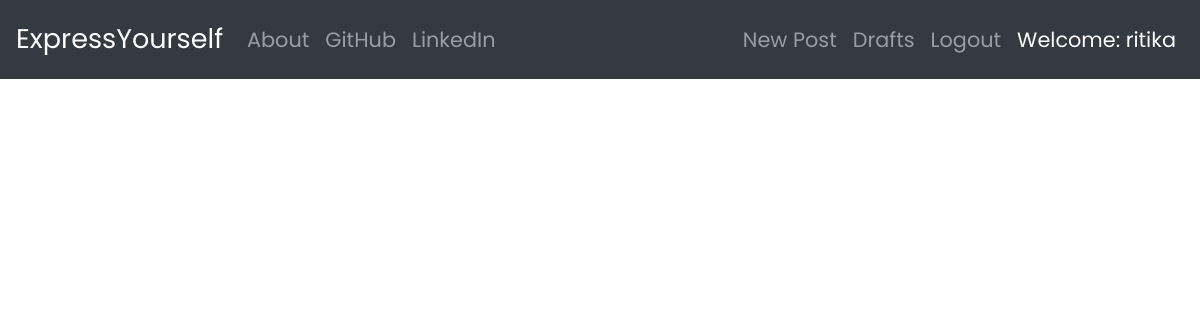
Before: / (signed in) with the older database file.
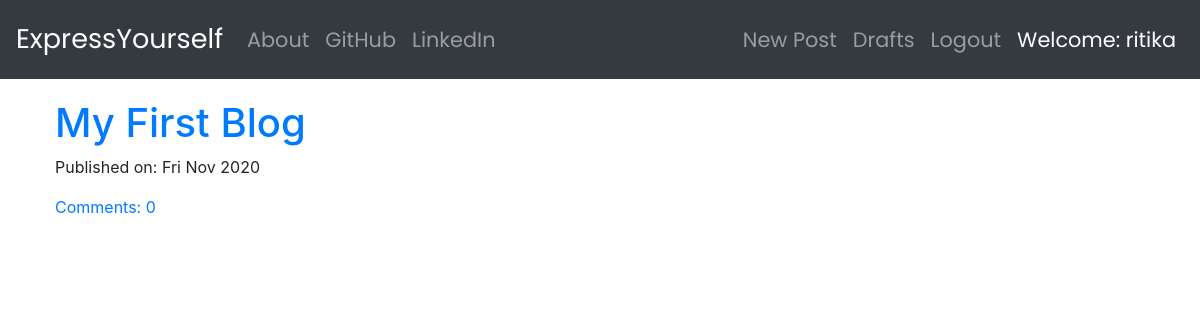
After: the same page with the newer database file.
### blog/models.py (models this page shows, shortened)
class Post(models.Model):
    author = models.ForeignKey('auth.User', on_delete=models.CASCADE) # superuser will eventually become author
    title = models.CharField(max_length=200)
    text = models.TextField()
    create_date = models.DateTimeField(default = timezone.now)
    published_date = models.DateTimeField(blank=True,null=True)
    def approve_comments(self):
        return self.comments.filter(approved_comment = True) # it says that show all the comments under the respective post that are set to True (approved)

### blog/views.py (the view)
# urls.py: path('', views.PostListView.as_view(), name='post_list'),
class PostListView(ListView):
    model = Post
    def get_queryset(self): # this method allows us to use Django's ORM (Object Relational Mapping)
        return Post.objects.filter(published_date__lte=timezone.now()).order_by('-published_date')

### blog/templates/blog/post_list.html (shortened to what this page needs)
{% extends "blog/base.html" %}
{% block content %}
    <div class="centerstage">
        {% for post in post_list %}
            <div class="post loader">
                <h1><a href="{% url 'post_detail' pk=post.pk %}">{{ post.title }}</a></h1>
                <p>Published on: {{ post.published_date|date:"D M Y" }}</p>
                <a href="{% url 'post_detail' pk=post.pk %}">Comments: {{ post.approve_comments.count }}</a>
            </div>
        {% endfor %}
    </div>
{% endblock content %}

Changed rows visible on the page:
added Post: title "My First Blog", published_date "Fri Nov 2020", approve_comments.count "0"
